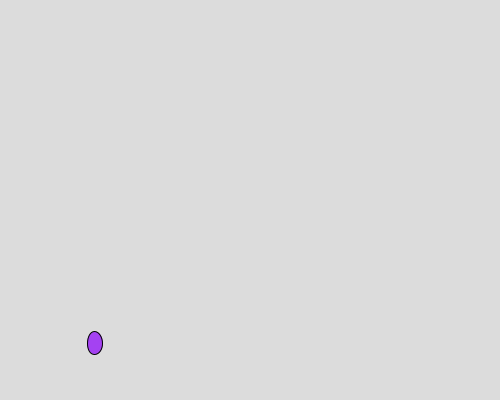
Frame 1 (no input)
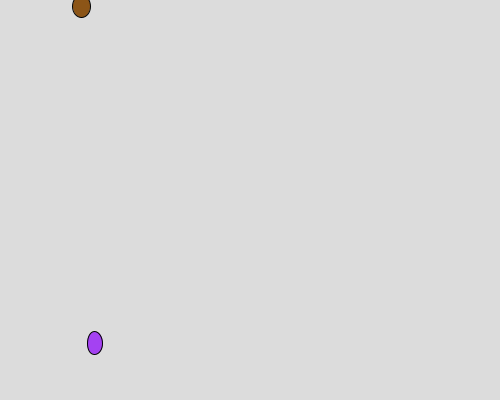
Frame 60 (the mouse pressed at the canvas centre just before this capture)
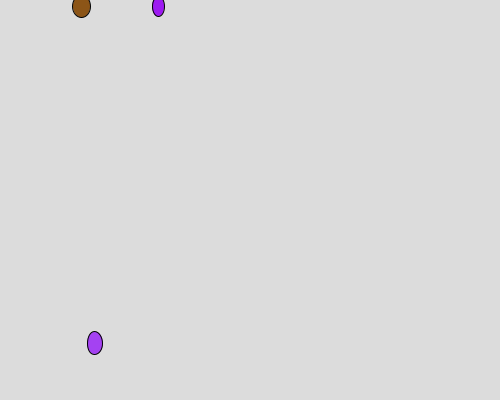
Frame 120 (the mouse held since frame 60 and released just before this capture)

The Processing sketch that drew these frames (run headless with seeded random() and noise(); from frame 60 on, the mouse is pressed at the canvas centre):

// Processing sketch: timer_example_1
// ── timer_example_1.pde
/*-----------------------------------------------------------------------------
 Name:        Timer Example 1
 Purpose:     To provide an example program about the basics of timers
 
 Author:      Mr. Brooks
 Created:     Jan 3, 2021
 Updated:     Jan 3, 2021
 -----------------------------------------------------------------------------*/

//Global Variables
int ellipseDrawDelay = 1000; //Draw time delay in miliseconds
int ellipseDrawTime = 0; //The time the ship was last drawn
int currentTime; //The current time of the program;

void setup() {
  size(500, 400);
  background(220);
}



void draw() {

  //Get the current time
  currentTime = millis();

  //Show what the current time is in the consoler (note: this will slow your program down a lot)
  //print(currentTime);

  //Check to see if the time has elapsed    
  if (ellipseDrawTime < currentTime) {
    //Draw a random ellipse
    fill(random(255), random(255), random(255));
    ellipse(random(400), random(400), random(50), random(50));

    //Set new time to check for
    ellipseDrawTime = currentTime + ellipseDrawDelay;
  }

  //textSize(32);
  //text("Current Time: "+currentTime, 20, 50); 
  //text("ellipseDrawTime: "+ellipseDrawTime, 20, 100);
}
